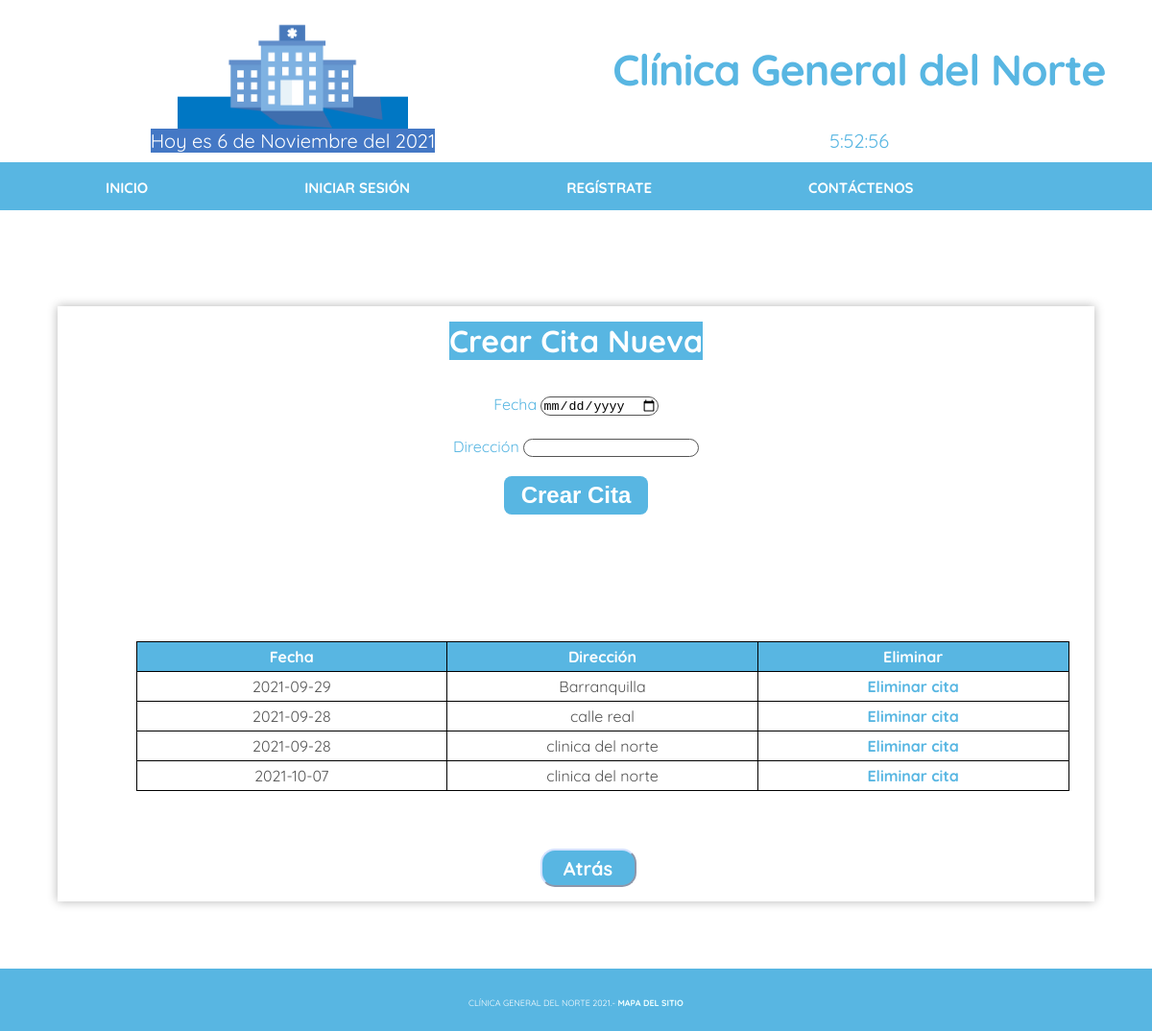
Page /crearcitas (signed in) on the committed database.
### tables this page shows
CREATE TABLE citamedica (id_cita INTEGER PRIMARY KEY AUTOINCREMENT NOT NULL, id_paciente INTEGER REFERENCES paciente (id_paciente) ON DELETE CASCADE ON UPDATE CASCADE, id_medico INTEGER REFERENCES medico (id_medico) ON DELETE CASCADE ON UPDATE CASCADE, estado VARCHAR (20), hora TIME, peso VARCHAR, estatura VARCHAR, ocupacion VARCHAR, motivoconsulta VARCHAR, diagnostico VARCHAR, comentariomedico VARCHAR, calificacion INTEGER, fecha DATE, direccion VARCHAR);

### app.py (the view, shortened to what this page needs)
@app.route('/crearcitas', methods=["Get","POST"])
def crear_citas():
    frm = Crearcitas()
    mensaje = ""
    rows = None
    if 'tipousuario' in session:
        if session["tipousuario"] == 'Medico' or session["tipousuario"] == 'Administrador' :
            with sqlite3.connect("clinica.db") as con:# buscar en la tabla citamedica para mostrar en el html
                con.row_factory = sqlite3.Row  # Lista de diccionario
                cur = con.cursor()
                cur.execute("SELECT id_cita, fecha, direccion FROM citamedica WHERE estado = 'Sin asignar' AND id_medico = ?", [
                                session["id_usuario"]])
                rows = cur.fetchall()
        else:
            frm = Login()
            mensaje = "La página que desea acceder no esta disponible"
            return render_template("login.html", frm=frm,mensaje=mensaje)
    else:
        frm = Login()
        mensaje = "La página que desea acceder no esta disponible"
        return render_template("login.html", frm=frm,mensaje=mensaje)
    return render_template ("crearcitas.html", frm=frm, rows=rows, mensaje=mensaje)

### forms/crearcitas.py
class Crearcitas(FlaskForm):
    fecha = DateField('Fecha ', format='%Y-%m-%d')
    direccion = StringField("Dirección", validators=[DataRequired()])
    crear = SubmitField("Crear Cita")

### templates/crearcitas.html (shortened to what this page needs)
{% extends './base.html' %}
{% block container %}
<div class="login">
    <div class="form-container-cita-nueva">
        <div class="main-title">
            <h1 style="text-align: center;">Crear Cita Nueva</h1>
        </div>
        <div class="history-container">
            <form action="/crearcitas" class="form" method="post">
                <p>
                    {{ frm. fecha.label }}
                    {{ frm. fecha }}
                </p>
                <p>
                    {{ frm.direccion.label }}
                    {{ frm.direccion }}
                </p>
                {{ frm.crear }}
            </form>
            <br><br>
        </div>
        <br>
        <br>
        <table class="tablalistadocita">
            <thead>
                <tr>
                    <th class="cabeceratabla">
                        <h2 class="letracabecetabla">Fecha</h2>
                    </th>
                    <th class="cabeceratabla">
                        <h2 class="letracabecetabla">Dirección </h2>
                    </th>
                    <th class="cabeceratabla">
                        <h2 class="letracabecetabla">Eliminar </h2>
                    </th>
                </tr>
            </thead>
            <tbody>
                {% for cita in rows %}
                <tr>
                    <td>{{ cita["fecha"] }}</td>
                    <td>{{ cita["direccion"] }}</td>
                    <td><a href="/eliminarcita/{{ cita['id_cita'] }}">Eliminar cita</a></td>
                </tr>
                {% endfor %}
            </tbody>
        </table>
        <br>
        <br>
        <br>
        <a href="{{ '/perfil_usuario_medico' }}"><input type="submit" value="Atrás" class="btn_back_nueva_cita"
                style="width: 100px;"></a>
    </div>
</div>
{% endblock %}

### static/css/styles.css (style rules this page uses)
:root { --white: #FFFFFF; --black: #000000; --blue-color: #58b6e2; --blue-color-2: #009fd9; --white-color: #FFF; --grey-color: #555; --text-input-field: #F7F7F7; --sm: 14px; --md: 16px; --lg: 18px; --mx: 24px; --xxl: 32px; }
body { margin: 0; padding: 0; background: var(--white-color) repeat-x left top; font-family: 'Quicksand', sans-serif; color: var(--grey-color); }
p, ul, ol { margin-top: 0; line-height: 180%; }
a { text-decoration: none; color: var(--blue-color); font-weight: bold; }
h2 { text-align: center; margin: 0; }
.form-container-cita-nueva > * { padding: 1em; }
.form-container-cita-nueva .main-title h1 { color: var(--white-color); margin: 0; }
.form-container-cita-nueva { margin: 50px; width: 90%; box-shadow: 0 0 10px 0 rgba(0, 0, 0, .3); justify-items: center; color: var(--blue-color); }
.form-container-cita-nueva .tablalistadocita { margin-left: 55px; }
.form-container-cita-nueva .history-container p { font-size: var(--md); }
.form-container-cita-nueva .history-container p input { border-radius: 10px; border: 1px solid #555555 }
.form-container-cita-nueva #crear { text-align: center; margin: 0 auto; display: inline-block; margin-bottom: 20px; color: white; background-color: var(--blue-color); border: none; border-radius: 8px; width: 150px; font-size: var(--mx); font-weight: bold; cursor: pointer; height: 40px; }
.btn_back_nueva_cita { font-family: 'Quicksand', sans-serif; font-weight: bold; border-color: rgb(211, 225, 255); background-color: var(--blue-color); height: 40px; font-size: 20px; color: rgb(255, 255, 255); margin-left: 65px; margin-bottom: 15px; align-items: center; border-radius: 15px; cursor: pointer; position: relative; left: -20px; }
.form { display: flex; flex-direction: column; }
p { text-align: center; }
.tabladetacita, thead, th, tr, td { align-items: center; width: 80%; border: solid 1px black; border-collapse: collapse; padding: 5px; text-align: center; }
.cabeceratabla { background-color: var(--blue-color); }
.letracabecetabla { font-family: 'Quicksand', sans-serif; font-size: var(--md); color: #FFFFFF }
.login { background-color: white; width: 100%; height: 100%; display: grid; place-items: center; }
.main-title > * { background-color: var(--blue-color); color: white; margin: 0; }
.solicitar_cita, td { border-collapse: collapse; table-layout: fixed; width: 80%; text-align: center; }
.solicitar_cita td, tr { color: var(--grey-color); }
.tablalistadocita { table-layout: fixed; width: 90%; border: solid 1px black; border-collapse: collapse; padding: 5px; text-align: center; }

### rows in the picture
citamedica: fecha "2021-09-29", direccion "Barranquilla"
citamedica: fecha "2021-09-28", direccion "calle real"
citamedica: fecha "2021-09-28", direccion "clinica del norte"
citamedica: fecha "2021-10-07", direccion "clinica del norte"

### other values in the picture
{{ frm. fecha.label }} "Fecha"
{{ frm.direccion.label }} "Dirección"
